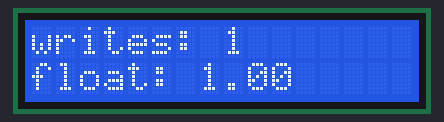
A sketch run on a simulated Arduino Uno, built with avr-gcc and run on an emulated ATmega328P. Shown: 16×2 character LCD. What the sketch prints to the serial monitor is not drawn.

Above: at 0.19 s.
At 5.0 s:
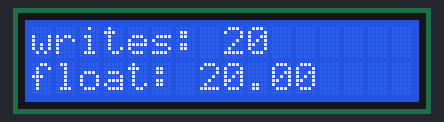
At 10.08 s:
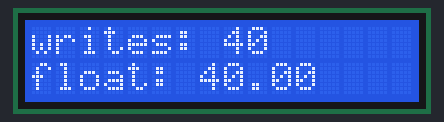
At 19.97 s:
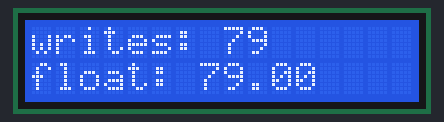
At 29.86 s:
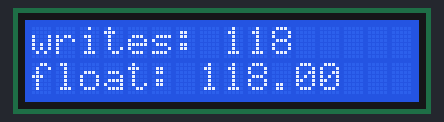
At 39.77 s:
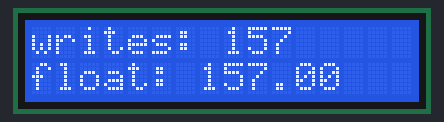

The sketch:

GollinLCD.ino
```cpp
/***************************************************
  This file is LCD.ino

  It will send a few lines to the serial monitor window and display
  information on a 16 x 2 liquid crystal display.

  George Gollin
  University of Illinos at Urbana-Champaign
  September 2018

  Make sure you have the correct port selected: go to
    Tools -> Port...

  Also go to Tools -> Serial Monitor and set the baud rate to 9600.

  See https://www.arduino.cc/en/Serial/Print and
  https://www.arduino.cc/en/Reference/LiquidCrystalPrint
  for more information.

 ****************************************************/

/////////////////////////// LCD ///////////////////////////////

// LCD header file.
#include <LiquidCrystal.h>

// initialize the LCD library by associating LCD interface pins
// with the arduino pin numbers to which they are connected
const int rs = 12, en = 11, data4 = 36, data5 = 34, data6 = 32, data7 = 30;

// now instantiate (create an instance of) a LiquidCrystal object.
LiquidCrystal lcd(rs, en, data4, data5, data6, data7);

// a global variable, accessible to all functions:
int lines_written;

//////////////// setup function is automatically executed once ///////////////////

void setup() {

  // fire up the serial port so we can write/read to/from the serial monitor window.
  Serial.begin(9600);

  // set up the LCD's number of columns and rows:
  lcd.begin(16, 2);

  // tell the user what's about to happen.
  Serial.println("About to write to LCD.");

  // a little more information for the user...
  Serial.println("LCD lines are 16 characters long.");

  // initialize the number of lines written...
  lines_written = 0;

}

//////////////// loop function is executed repeatedly ///////////////////

void loop() {

  // integers specifing column and row in the LCD
  int column, row;

  // increment the counter
  lines_written += 1;

  // Print a message to the LCD's zeroth line, beginning at the zeroth character.
  column = 0;
  row = 0;

  lcd.setCursor(column, row);
  lcd.print("writes: ");

  // now print how many times we've written a pair of lines.
  lcd.print(lines_written);

  // now do the same thing, but for a floating point number on the next LCD line.

  float lcd_float_test = lines_written;
  row = 1;
  lcd.setCursor(column, row);

  lcd.print("float: ");
  lcd.print(lcd_float_test);

  // now pause for 250 milliseconds
  delay(250);

}
```
